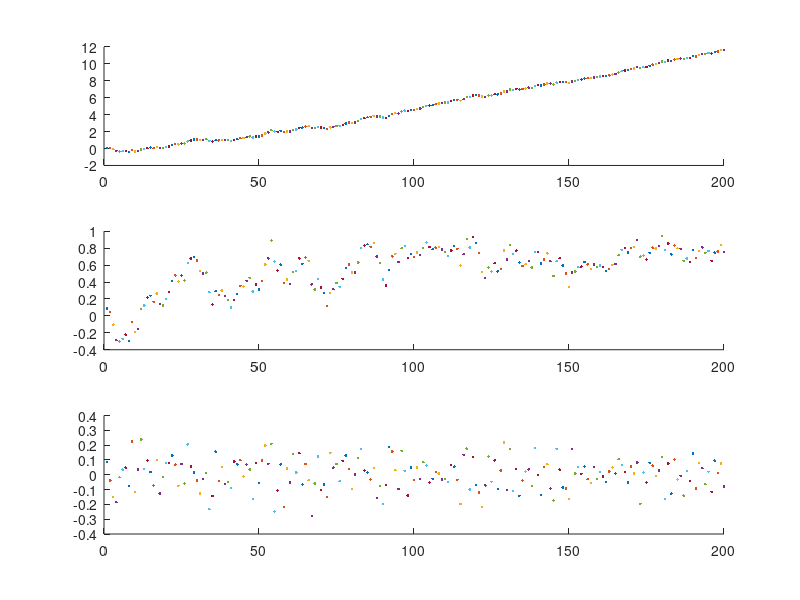

Write MATLAB code to recreate this figure. (Note: this script raises an error after producing the figure.)
% https://en.wikipedia.org/wiki/Kalman_filter#Derivations
% 
% 
delta_t=0.1;
length = 200;
matrix_F=[1, delta_t; ...
          0, 1];
matrix_G=[delta_t^2/2; ...
          delta_t];
sigma_a_sq = 0.1;      
sigma_z_sq = 0.12;      
matrix_Q=[delta_t^4/4, delta_t^3/2; ...
          delta_t^3/2, delta_t^2]*sigma_a_sq;
% w_k = normrnd(0,  matrix_Q);     
matrix_H=[1, 0];

hat_x_00=zeros(2,1);
matrix_P=zeros(2,2);

sigma_z = 0.01;
matrix_R = sigma_z^2;

n1 = normrnd(0,1);
hat_x_k1_k1 = hat_x_00;
% a_k = 0.1;

% noise_size=[length, 1];
noise_size=1;
% w_k = normrnd(0*noise_size,  matrix_Q*noise_size, [length, 1]);     
% w_k = normrnd(0*noise_size,  matrix_Q*noise_size, [length, 1]);     
% v_k = normrnd(0,  matrix_R, [length, 1]);
hat_P_k1_k1 = matrix_P;
figure(1);
x_k=0;
hold off;
for iterator=1:length
    w_k = normrnd(0,  sigma_a_sq);     
    v_k = normrnd(0,  sigma_z_sq);
    x_k = matrix_F * x_k + w_k;
    z_k = matrix_H * x_k + v_k;
    subplot(311);
    hold on;
    plot(iterator, x_k(1,1), '.');
    subplot(312);
    hold on;
    plot(iterator, x_k(2,2), '.');
    subplot(313);
    hold on;
    plot(iterator, w_k, '.');
end
hat_x_k_k1
